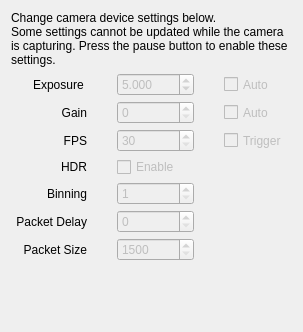
           <widget class="QWidget" name="tabCameraSettings">
            <attribute name="title">
             <string>Device Settings</string>
            </attribute>
            <layout class="QHBoxLayout" name="horizontalLayout_6">
             <item>
              <layout class="QVBoxLayout" name="verticalLayout_8" stretch="0,0,0">
               <property name="topMargin">
                <number>0</number>
               </property>
               <property name="rightMargin">
                <number>0</number>
               </property>
               <item>
                <widget class="QLabel" name="label_5">
                 <property name="sizePolicy">
                  <sizepolicy hsizetype="Preferred" vsizetype="Preferred">
                   <horstretch>0</horstretch>
                   <verstretch>0</verstretch>
                  </sizepolicy>
                 </property>
                 <property name="text">
                  <string>&lt;html&gt;&lt;head/&gt;&lt;body&gt;&lt;p&gt;Change camera device settings below. &lt;br&gt;Some settings cannot be updated while the camera is capturing. Press the pause button to enable these settings.&lt;/p&gt;&lt;/body&gt;&lt;/html&gt;</string>
                 </property>
                 <property name="wordWrap">
                  <bool>true</bool>
                 </property>
                 <property name="margin">
                  <number>3</number>
                 </property>
                </widget>
               </item>
               <item>
                <layout class="QGridLayout" name="gridLayout_2" columnstretch="0,0,0">
                 <property name="sizeConstraint">
                  <enum>QLayout::SetDefaultConstraint</enum>
                 </property>
                 <property name="leftMargin">
                  <number>5</number>
                 </property>
                 <property name="topMargin">
                  <number>0</number>
                 </property>
                 <property name="rightMargin">
                  <number>5</number>
                 </property>
                 <property name="horizontalSpacing">
                  <number>30</number>
                 </property>
                 <property name="verticalSpacing">
                  <number>5</number>
                 </property>
                 <item row="2" column="2">
                  <widget class="QCheckBox" name="autoExposeCheck">
                   <property name="enabled">
                    <bool>false</bool>
                   </property>
                   <property name="sizePolicy">
                    <sizepolicy hsizetype="Preferred" vsizetype="Preferred">
                     <horstretch>0</horstretch>
                     <verstretch>0</verstretch>
                    </sizepolicy>
                   </property>
                   <property name="maximumSize">
                    <size>
                     <width>16777215</width>
                     <height>16777215</height>
                    </size>
                   </property>
                   <property name="text">
                    <string>Auto</string>
                   </property>
                  </widget>
                 </item>
                 <item row="9" column="0">
                  <spacer name="horizontalSpacer_6">
                   <property name="orientation">
                    <enum>Qt::Horizontal</enum>
                   </property>
                   <property name="sizeHint" stdset="0">
                    <size>
                     <width>40</width>
                     <height>20</height>
                    </size>
                   </property>
                  </spacer>
                 </item>
                 <item row="3" column="1">
                  <widget class="QSpinBox" name="gainSpinBox">
                   <property name="enabled">
                    <bool>false</bool>
                   </property>
                   <property name="sizePolicy">
                    <sizepolicy hsizetype="Preferred" vsizetype="Preferred">
                     <horstretch>0</horstretch>
                     <verstretch>0</verstretch>
                    </sizepolicy>
                   </property>
                  </widget>
                 </item>
                 <item row="4" column="1">
                  <widget class="QSpinBox" name="fpsSpinBox">
                   <property name="enabled">
                    <bool>false</bool>
                   </property>
                   <property name="sizePolicy">
                    <sizepolicy hsizetype="Preferred" vsizetype="Preferred">
                     <horstretch>0</horstretch>
                     <verstretch>0</verstretch>
                    </sizepolicy>
                   </property>
                   <property name="minimumSize">
                    <size>
                     <width>0</width>
                     <height>0</height>
                    </size>
                   </property>
                   <property name="maximumSize">
                    <size>
                     <width>16777215</width>
                     <height>16777215</height>
                    </size>
                   </property>
                   <property name="minimum">
                    <number>30</number>
                   </property>
                   <property name="maximum">
                    <number>60</number>
                   </property>
                   <property name="singleStep">
                    <number>30</number>
                   </property>
                  </widget>
                 </item>
                 <item row="3" column="0">
                  <widget class="QLabel" name="lblGain">
                   <property name="minimumSize">
                    <size>
                     <width>0</width>
                     <height>0</height>
                    </size>
                   </property>
                   <property name="maximumSize">
                    <size>
                     <width>16777215</width>
                     <height>16777215</height>
                    </size>
                   </property>
                   <property name="text">
                    <string>Gain</string>
                   </property>
                   <property name="alignment">
                    <set>Qt::AlignRight|Qt::AlignTrailing|Qt::AlignVCenter</set>
                   </property>
                  </widget>
                 </item>
                 <item row="7" column="1">
                  <widget class="QSpinBox" name="packetDelaySpinBox">
                   <property name="enabled">
                    <bool>false</bool>
                   </property>
                   <property name="sizePolicy">
                    <sizepolicy hsizetype="Preferred" vsizetype="Preferred">
                     <horstretch>0</horstretch>
                     <verstretch>0</verstretch>
                    </sizepolicy>
                   </property>
                   <property name="maximum">
                    <number>10000</number>
                   </property>
                  </widget>
                 </item>
                 <item row="5" column="0">
                  <widget class="QLabel" name="lblHDR">
                   <property name="minimumSize">
                    <size>
                     <width>0</width>
                     <height>0</height>
                    </size>
                   </property>
                   <property name="maximumSize">
                    <size>
                     <width>16777215</width>
                     <height>16777215</height>
                    </size>
                   </property>
                   <property name="text">
                    <string>HDR</string>
                   </property>
                   <property name="alignment">
                    <set>Qt::AlignRight|Qt::AlignTrailing|Qt::AlignVCenter</set>
                   </property>
                  </widget>
                 </item>
                 <item row="7" column="0">
                  <widget class="QLabel" name="lblPacketDelay">
                   <property name="toolTip">
                    <string extracomment="Delay between right and left images for increased performance on slow connections"/>
                   </property>
                   <property name="text">
                    <string>Packet Delay</string>
                   </property>
                   <property name="alignment">
                    <set>Qt::AlignRight|Qt::AlignTrailing|Qt::AlignVCenter</set>
                   </property>
                  </widget>
                 </item>
                 <item row="8" column="0">
                  <widget class="QLabel" name="lblPacketSize">
                   <property name="text">
                    <string>Packet Size</string>
                   </property>
                   <property name="alignment">
                    <set>Qt::AlignRight|Qt::AlignTrailing|Qt::AlignVCenter</set>
                   </property>
                  </widget>
                 </item>
                 <item row="8" column="1">
                  <widget class="QSpinBox" name="packetSizeSpinBox">
                   <property name="enabled">
                    <bool>false</bool>
                   </property>
                   <property name="sizePolicy">
                    <sizepolicy hsizetype="Preferred" vsizetype="Preferred">
                     <horstretch>0</horstretch>
                     <verstretch>0</verstretch>
                    </sizepolicy>
                   </property>
                   <property name="minimum">
                    <number>1500</number>
                   </property>
                   <property name="maximum">
                    <number>9000</number>
                   </property>
                   <property name="singleStep">
                    <number>4</number>
                   </property>
                  </widget>
                 </item>
                 <item row="4" column="0">
                  <widget class="QLabel" name="lblFPS">
                   <property name="minimumSize">
                    <size>
                     <width>0</width>
                     <height>0</height>
                    </size>
                   </property>
                   <property name="maximumSize">
                    <size>
                     <width>16777215</width>
                     <height>16777215</height>
                    </size>
                   </property>
                   <property name="text">
                    <string>FPS</string>
                   </property>
                   <property name="alignment">
                    <set>Qt::AlignRight|Qt::AlignTrailing|Qt::AlignVCenter</set>
                   </property>
                  </widget>
                 </item>
                 <item row="9" column="2">
                  <spacer name="horizontalSpacer_8">
                   <property name="orientation">
                    <enum>Qt::Horizontal</enum>
                   </property>
                   <property name="sizeHint" stdset="0">
                    <size>
                     <width>40</width>
                     <height>20</height>
                    </size>
                   </property>
                  </spacer>
                 </item>
                 <item row="4" column="2">
                  <widget class="QCheckBox" name="enabledTriggeredCheckbox">
                   <property name="enabled">
                    <bool>false</bool>
                   </property>
                   <property name="sizePolicy">
                    <sizepolicy hsizetype="Preferred" vsizetype="Preferred">
                     <horstretch>0</horstretch>
                     <verstretch>0</verstretch>
                    </sizepolicy>
                   </property>
                   <property name="maximumSize">
                    <size>
                     <width>16777215</width>
                     <height>16777215</height>
                    </size>
                   </property>
                   <property name="text">
                    <string>Trigger</string>
                   </property>
                  </widget>
                 </item>
                 <item row="5" column="1">
                  <widget class="QCheckBox" name="enableHDRCheckbox">
                   <property name="enabled">
                    <bool>false</bool>
                   </property>
                   <property name="sizePolicy">
                    <sizepolicy hsizetype="Preferred" vsizetype="Preferred">
                     <horstretch>0</horstretch>
                     <verstretch>0</verstretch>
                    </sizepolicy>
                   </property>
                   <property name="maximumSize">
                    <size>
                     <width>16777215</width>
                     <height>16777215</height>
                    </size>
                   </property>
                   <property name="text">
                    <string>Enable</string>
                   </property>
                  </widget>
                 </item>
                 <item row="6" column="1">
                  <widget class="QSpinBox" name="binningSpinBox">
                   <property name="enabled">
                    <bool>false</bool>
                   </property>
                   <property name="sizePolicy">
                    <sizepolicy hsizetype="Preferred" vsizetype="Preferred">
                     <horstretch>0</horstretch>
                     <verstretch>0</verstretch>
                    </sizepolicy>
                   </property>
                   <property name="minimumSize">
                    <size>
                     <width>0</width>
                     <height>0</height>
                    </size>
                   </property>
                   <property name="maximumSize">
                    <size>
                     <width>16777215</width>
                     <height>16777215</height>
                    </size>
                   </property>
                   <property name="minimum">
                    <number>1</number>
                   </property>
                   <property name="maximum">
                    <number>4</number>
                   </property>
                  </widget>
                 </item>
                 <item row="6" column="0">
                  <widget class="QLabel" name="lblBinning">
                   <property name="minimumSize">
                    <size>
                     <width>0</width>
                     <height>0</height>
                    </size>
                   </property>
                   <property name="maximumSize">
                    <size>
                     <width>16777215</width>
                     <height>16777215</height>
                    </size>
                   </property>
                   <property name="text">
                    <string>Binning</string>
                   </property>
                   <property name="alignment">
                    <set>Qt::AlignRight|Qt::AlignTrailing|Qt::AlignVCenter</set>
                   </property>
                  </widget>
                 </item>
                 <item row="2" column="0">
                  <widget class="QLabel" name="lblExposure">
                   <property name="minimumSize">
                    <size>
                     <width>0</width>
                     <height>0</height>
                    </size>
                   </property>
                   <property name="maximumSize">
                    <size>
                     <width>16777215</width>
                     <height>16777215</height>
                    </size>
                   </property>
                   <property name="text">
                    <string>Exposure </string>
                   </property>
                   <property name="alignment">
                    <set>Qt::AlignRight|Qt::AlignTrailing|Qt::AlignVCenter</set>
                   </property>
                  </widget>
                 </item>
                 <item row="3" column="2">
                  <widget class="QCheckBox" name="autoGainCheckBox">
                   <property name="enabled">
                    <bool>false</bool>
                   </property>
                   <property name="sizePolicy">
                    <sizepolicy hsizetype="Preferred" vsizetype="Preferred">
                     <horstretch>0</horstretch>
                     <verstretch>0</verstretch>
                    </sizepolicy>
                   </property>
                   <property name="maximumSize">
                    <size>
                     <width>16777215</width>
                     <height>16777215</height>
                    </size>
                   </property>
                   <property name="text">
                    <string>Auto</string>
                   </property>
                  </widget>
                 </item>
                 <item row="2" column="1">
                  <widget class="QDoubleSpinBox" name="exposureSpinBox">
                   <property name="enabled">
                    <bool>false</bool>
                   </property>
                   <property name="sizePolicy">
                    <sizepolicy hsizetype="Preferred" vsizetype="Preferred">
                     <horstretch>0</horstretch>
                     <verstretch>0</verstretch>
                    </sizepolicy>
                   </property>
                   <property name="minimumSize">
                    <size>
                     <width>0</width>
                     <height>0</height>
                    </size>
                   </property>
                   <property name="maximumSize">
                    <size>
                     <width>16777215</width>
                     <height>16777215</height>
                    </size>
                   </property>
                   <property name="layoutDirection">
                    <enum>Qt::LeftToRight</enum>
                   </property>
                   <property name="alignment">
                    <set>Qt::AlignLeading|Qt::AlignLeft|Qt::AlignVCenter</set>
                   </property>
                   <property name="decimals">
                    <number>3</number>
                   </property>
                   <property name="minimum">
                    <double>0.010000000000000</double>
                   </property>
                   <property name="maximum">
                    <double>1000.000000000000000</double>
                   </property>
                   <property name="singleStep">
                    <double>0.250000000000000</double>
                   </property>
                   <property name="value">
                    <double>5.000000000000000</double>
                   </property>
                  </widget>
                 </item>
                 <item row="9" column="1">
                  <spacer name="horizontalSpacer_7">
                   <property name="orientation">
                    <enum>Qt::Horizontal</enum>
                   </property>
                   <property name="sizeHint" stdset="0">
                    <size>
                     <width>40</width>
                     <height>20</height>
                    </size>
                   </property>
                  </spacer>
                 </item>
                </layout>
               </item>
               <item>
                <spacer name="verticalSpacer_3">
                 <property name="orientation">
                  <enum>Qt::Vertical</enum>
                 </property>
                 <property name="sizeHint" stdset="0">
                  <size>
                   <width>10</width>
                   <height>40</height>
                  </size>
                 </property>
                </spacer>
               </item>
              </layout>
             </item>
            </layout>
           </widget>
